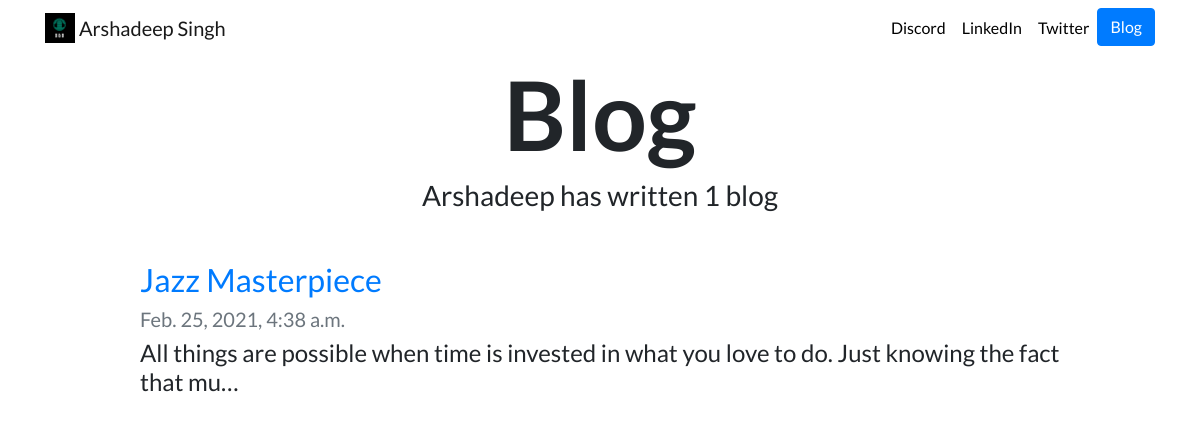
Screenshot of /blog/ with the database file from the repository.
### blog/models.py (models this page shows, shortened)
class Blogs(models.Model):
    title=models.CharField(max_length=100)
    datetime=models.DateTimeField()
    description=models.TextField()

### blog/views.py (the view)
# urls.py: path('', views.all_blogs, name='all_blogs'),
def all_blogs(request):
    blog=Blogs.objects.all()#this is a list hence you can apply all the functions that can be put on list
    return render(request,'blog/all_blogs.html',{"blogs":blog})

### blog/templates/blog/all_blogs.html
{% extends "portfolio/base.html" %}
{% load static %}
{% block content %}
<h1 id="blogtitle" class="font-weight-bold text-center">Blog</h1>
<h3 class="text-center mb-5">Arshadeep has written {{ blogs.count }} blog{{ blogs.count|pluralize }}</h3>
{% for blog in blogs %}
<div class="row justify-content-center my-3">
  <div class="col-md-10">
    <a href="{% url 'blog:detail' blog.id %}">
      <h2>{{ blog.title }}</h2>
    </a>
    <h5 class="text-muted">{{ blog.datetime }}</h5>
    <h4>{{ blog.description|striptags|truncatechars:100 }}</h4>
  </div>
</div>
{% endfor %}
{% endblock %}

### portfolio/static/portfolio/custom.css (style rules this page uses)
body { font-family: 'Lato', sans-serif; }
#blogtitle { font-size: 6rem; }

### rows the page displays
Blogs: title "Jazz Masterpiece", datetime "Feb. 25, 2021, 4:38 a.m.", description "All things are possible when time is invested in what you love to do. Just knowing the fact that mu…"

### other values shown
{{ blogs.count }} "1"
